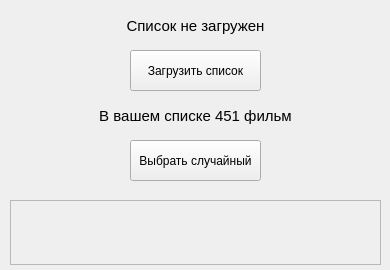
<?xml version="1.0" encoding="UTF-8"?>
<ui version="4.0">
 <class>RandomMovie</class>
 <widget class="QWidget" name="RandomMovie">
  <property name="geometry">
   <rect>
    <x>0</x>
    <y>0</y>
    <width>390</width>
    <height>270</height>
   </rect>
  </property>
  <property name="windowTitle">
   <string>Form</string>
  </property>
  <widget class="QPushButton" name="btnLoad">
   <property name="geometry">
    <rect>
     <x>130</x>
     <y>50</y>
     <width>131</width>
     <height>41</height>
    </rect>
   </property>
   <property name="text">
    <string>Загрузить список</string>
   </property>
  </widget>
  <widget class="QLabel" name="listStatus">
   <property name="geometry">
    <rect>
     <x>10</x>
     <y>10</y>
     <width>371</width>
     <height>31</height>
    </rect>
   </property>
   <property name="font">
    <font>
     <family>Tahoma</family>
     <pointsize>11</pointsize>
    </font>
   </property>
   <property name="text">
    <string>Список не загружен</string>
   </property>
   <property name="alignment">
    <set>Qt::AlignCenter</set>
   </property>
  </widget>
  <widget class="QLabel" name="listCount">
   <property name="geometry">
    <rect>
     <x>10</x>
     <y>100</y>
     <width>371</width>
     <height>31</height>
    </rect>
   </property>
   <property name="font">
    <font>
     <family>Tahoma</family>
     <pointsize>11</pointsize>
    </font>
   </property>
   <property name="text">
    <string>В вашем списке 451 фильм</string>
   </property>
   <property name="alignment">
    <set>Qt::AlignCenter</set>
   </property>
  </widget>
  <widget class="QPushButton" name="btnRandom">
   <property name="geometry">
    <rect>
     <x>130</x>
     <y>140</y>
     <width>131</width>
     <height>41</height>
    </rect>
   </property>
   <property name="text">
    <string>Выбрать случайный</string>
   </property>
  </widget>
  <widget class="QFrame" name="frame">
   <property name="geometry">
    <rect>
     <x>10</x>
     <y>200</y>
     <width>371</width>
     <height>65</height>
    </rect>
   </property>
   <property name="frameShape">
    <enum>QFrame::StyledPanel</enum>
   </property>
   <property name="frameShadow">
    <enum>QFrame::Raised</enum>
   </property>
   <widget class="QLabel" name="filmInfoTitle">
    <property name="geometry">
     <rect>
      <x>0</x>
      <y>0</y>
      <width>371</width>
      <height>21</height>
     </rect>
    </property>
    <property name="font">
     <font>
      <family>Tahoma</family>
      <pointsize>11</pointsize>
     </font>
    </property>
    <property name="text">
     <string/>
    </property>
    <property name="alignment">
     <set>Qt::AlignCenter</set>
    </property>
   </widget>
   <widget class="QLabel" name="filmInfoYear">
    <property name="geometry">
     <rect>
      <x>0</x>
      <y>20</y>
      <width>181</width>
      <height>21</height>
     </rect>
    </property>
    <property name="font">
     <font>
      <family>Tahoma</family>
      <pointsize>11</pointsize>
     </font>
    </property>
    <property name="text">
     <string/>
    </property>
    <property name="alignment">
     <set>Qt::AlignCenter</set>
    </property>
   </widget>
   <widget class="QLabel" name="filmInfoRating">
    <property name="geometry">
     <rect>
      <x>190</x>
      <y>20</y>
      <width>181</width>
      <height>21</height>
     </rect>
    </property>
    <property name="font">
     <font>
      <family>Tahoma</family>
      <pointsize>11</pointsize>
     </font>
    </property>
    <property name="text">
     <string/>
    </property>
    <property name="alignment">
     <set>Qt::AlignCenter</set>
    </property>
   </widget>
   <widget class="QLabel" name="filmInfoDirector">
    <property name="geometry">
     <rect>
      <x>0</x>
      <y>40</y>
      <width>181</width>
      <height>21</height>
     </rect>
    </property>
    <property name="font">
     <font>
      <family>Tahoma</family>
      <pointsize>11</pointsize>
     </font>
    </property>
    <property name="text">
     <string/>
    </property>
    <property name="alignment">
     <set>Qt::AlignCenter</set>
    </property>
   </widget>
   <widget class="QLabel" name="filmInfoTags">
    <property name="geometry">
     <rect>
      <x>190</x>
      <y>40</y>
      <width>181</width>
      <height>21</height>
     </rect>
    </property>
    <property name="font">
     <font>
      <family>Tahoma</family>
      <pointsize>11</pointsize>
     </font>
    </property>
    <property name="text">
     <string/>
    </property>
    <property name="alignment">
     <set>Qt::AlignCenter</set>
    </property>
   </widget>
  </widget>
 </widget>
 <resources/>
 <connections/>
</ui>
